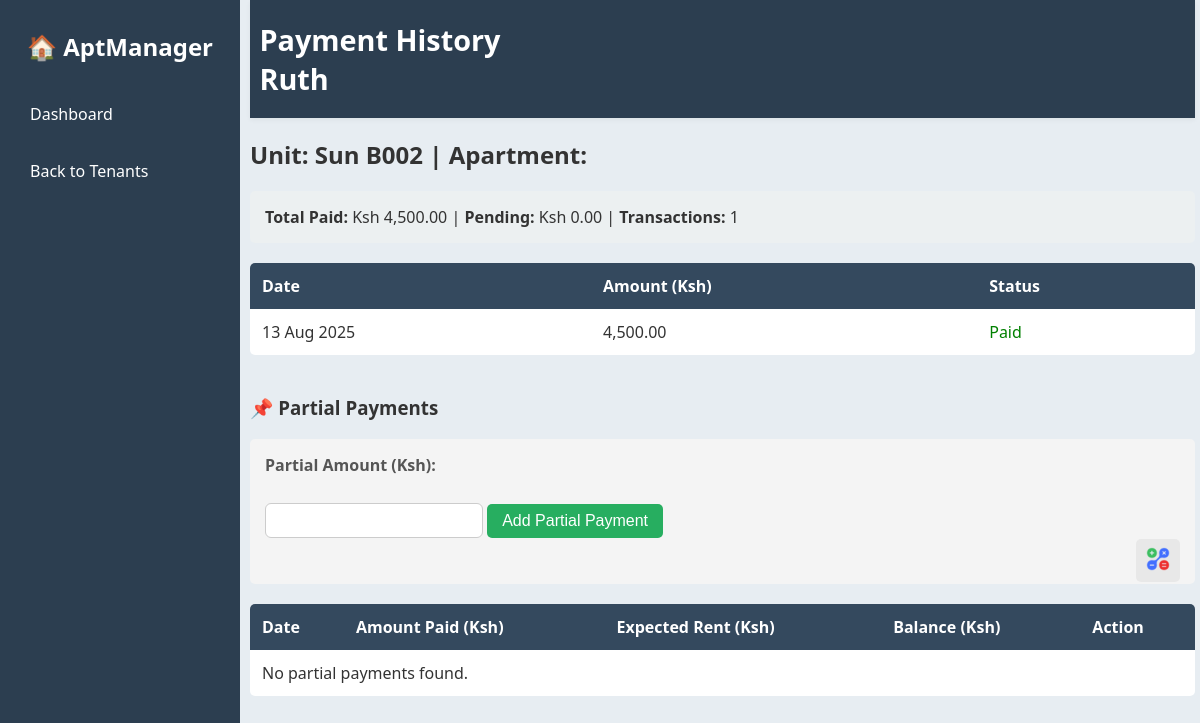
Page /APARTMENT/admin/Tenant/payment_history.php?tenant_id=81 (signed in) on the committed database.
### tables this page shows
CREATE TABLE `tenants` (
  `id` int(11) NOT NULL,
  `name` varchar(100) NOT NULL,
  `national_id` varchar(20) NOT NULL,
  `phone` varchar(20) NOT NULL,
  `unit` varchar(50) NOT NULL,
  `apartment_name` varchar(100) NOT NULL,
  `status` enum('Active','Pending','Former') DEFAULT 'Active',
  `created_at` timestamp NOT NULL DEFAULT current_timestamp(),
  `client_id` int(11) NOT NULL,
  `apartment_id` int(11) DEFAULT NULL,
  `house_type` varchar(50) DEFAULT NULL
);

CREATE TABLE `payments` (
  `id` int(11) NOT NULL,
  `tenant_id` int(11) NOT NULL,
  `apartment_id` int(11) DEFAULT NULL,
  `amount` decimal(10,2) NOT NULL,
  `payment_date` date NOT NULL DEFAULT curdate(),
  `created_at` timestamp NOT NULL DEFAULT current_timestamp(),
  `status` enum('Paid','Pending','Failed') DEFAULT 'Paid',
  `client_id` int(11) NOT NULL
);

### APARTMENT/admin/Tenant/payment_history.php (the view, shortened to what this page needs)
<?php
include '../config/db_connect.php';
$tenant_id = intval($_GET['tenant_id']);
$tenant_query = mysqli_query($conn, "SELECT name, unit, apartment_name FROM tenants WHERE id = $tenant_id");
if (!$tenant = mysqli_fetch_assoc($tenant_query)) {
    die("Tenant not found.");
}
$payments = mysqli_query($conn, "
    SELECT amount, payment_date, status
    FROM payments
    WHERE tenant_id = $tenant_id
    ORDER BY payment_date DESC
");
?>
<!DOCTYPE html>
<html lang="en">
<head>
<link rel="stylesheet" href="../assets/css/style.css">
</head>
<body>
<div class="wrapper">
<aside class="sidebar" id="sidebar">
  <h2>🏠 AptManager</h2>
  <ul>
    <li><a href="../index.php"><i class="bi bi-speedometer2"></i> Dashboard</a></li>
    <li><a href="t_tenant.php"><i class="bi bi-people-fill"></i> Back to Tenants</a></li>
  </ul>
</aside>
<div class="main">
<header class="top-header">
    <h1><strong>Payment History<br></strong> <?= htmlspecialchars($tenant['name']) ?></h1>
</header>
<h2>Unit: <?= htmlspecialchars($tenant['unit']) ?> | Apartment: <?= htmlspecialchars($tenant['apartment_name']) ?></h2>
<?php
$summary = mysqli_fetch_assoc(mysqli_query($conn, "
    SELECT
        SUM(CASE WHEN status = 'Paid' THEN amount ELSE 0 END) AS total_paid,
        SUM(CASE WHEN status = 'Pending' THEN amount ELSE 0 END) AS total_pending,
        COUNT(*) AS total_transactions
    FROM payments
    WHERE tenant_id = $tenant_id
"));
?>
<div style="margin-top:15px; background:#ecf0f1; padding:15px; border-radius:5px;">
    <strong>Total Paid:</strong> Ksh <?= number_format($summary['total_paid'], 2) ?> |
    <strong>Pending:</strong> Ksh <?= number_format($summary['total_pending'], 2) ?> |
    <strong>Transactions:</strong> <?= $summary['total_transactions'] ?>
</div>
<table>
<thead>
<tr>
    <th>Date</th>
    <th>Amount (Ksh)</th>
    <th>Status</th>
</tr>
</thead>
<tbody>
<?php if (mysqli_num_rows($payments) > 0): ?>
    <?php while ($row = mysqli_fetch_assoc($payments)): ?>
    <tr>
        <td><?= date('d M Y', strtotime($row['payment_date'])) ?></td>
        <td><?= number_format($row['amount'], 2) ?></td>
        <td style="color: <?= $row['status'] == 'Paid' ? 'green' : ($row['status'] == 'Pending' ? 'orange' : 'red') ?>;">
            <?= $row['status'] ?>
        </td>
    </tr>
    <?php endwhile; ?>
<?php else: ?>
    <tr><td colspan="3">No payment records found.</td></tr>
<?php endif; ?>
</tbody>
</table>
<h3 style="margin-top: 40px;">📌 Partial Payments</h3>
<form method="POST" style="margin-top: 10px; background: #f4f4f4; padding: 15px; border-radius: 5px;">
    <label><strong>Partial Amount (Ksh):</strong></label><br>
    <input type="number" name="partial_amount" step="0.01" min="1" required style="padding: 8px; width: 200px;">
    <button type="submit" name="add_partial" style="padding: 8px 15px; background: #27ae60; color: white; border: none; border-radius: 5px;">Add Partial Payment</button>
   <h1><button id="openCalculator" title="Open Calculator"
  style=" background-color: rgba(0, 0, 0, 0.05); /* optional subtle hover effect */
    box-shadow: none;
    outline: none;
     cursor: pointer;
     float: right;
      margin-top: -30px;
      padding: 8px 10px;
      color: white;
      font-size: 0.9rem;
      border-radius: 5px;
      text-decoration: none;;">
  <img src="../assets/img/math2.png" alt="Calculator" style="width: 24px; height: 24px;">
</button></h1>
</form>
<table style="margin-top: 20px;">
    <thead>
        <tr>
            <th>Date</th>
            <th>Amount Paid (Ksh)</th>
            <th>Expected Rent (Ksh)</th>
            <th>Balance (Ksh)</th>
            <th>Action</th>
        </tr>
    </thead>
    <tbody>
        <?php
        $partial_q = mysqli_query($conn, "
            SELECT id, amount, rent_expected, balance, payment_date
            FROM partial_payments
            WHERE tenant_id = $tenant_id
            ORDER BY payment_date DESC
        ");
        if (mysqli_num_rows($partial_q) > 0):
            while ($p = mysqli_fetch_assoc($partial_q)):
        ?>
        <tr>
            <td><?= date('d M Y', strtotime($p['payment_date'])) ?></td>
            <td><?= number_format($p['amount'], 2) ?></td>
            <td><?= number_format($p['rent_expected'], 2) ?></td>
            <td><?= number_format($p['balance'], 2) ?></td>
             <td>
                <a href="payment_history.php?tenant_id=<?= $tenant_id ?>&delete_partial=<?= $p['id'] ?>"
                   onclick="return confirm('Are you sure you want to delete this partial payment?')"
                   style="color: red; text-decoration: none;">🗑 Delete</a>
            </td>
            </tr>
        <?php endwhile; else: ?>
        <tr><td colspan="5">No partial payments found.</td></tr>
        <?php endif; ?>
    </tbody>
</table>
</div>
</div>
</body>
</html>

### APARTMENT/admin/assets/css/style.css (style rules this page uses)
body { margin: 0; font-family: 'Segoe UI', sans-serif; background: #dee6eeb6; color: #333; }
.wrapper { display: flex; min-height: 100vh; }
.sidebar { width: 200px; background: #2c3e50; color: white; padding: 20px; position: fixed; left: 0; top: 0; height: 100vh; z-index: 1000; }
.sidebar h2 { margin-top: 10px; text-align: center; }
.sidebar ul { list-style: none; padding: 0; margin-top: 30px; }
.sidebar li { margin-bottom: 15px; }
.sidebar a { color: white; text-decoration: none; display: block; padding: 10px; border-radius: 6px; transition: background 0.2s; }
.main { margin-left: 220px; padding: 0 5px 30px 30px; flex: 1; }
.top-header { position: sticky; top: 0; background: #2c3e50; padding: 20px 0; z-index: 999; box-shadow: 0 2px 5px rgba(0, 0, 0, 0.05); color: #fff; }
.top-header h1 { margin: 0; font-size: 1.8rem; padding-left: 1%; }
label { font-weight: bold; display: block; margin-bottom: 5px; color: #555; }
input, select, textarea { width: 100%; padding: 10px; font-size: 15px; border: 1px solid #ccc; border-radius: 6px; margin-bottom: 10px; }
button { padding: 12px 20px; background: #1abc9c; color: white; border: none; border-radius: 6px; font-size: 16px; cursor: pointer; transition: background 0.2s ease; }

### APARTMENT/admin/Tenant/payment_history.php (style rules this page uses)
table { width: 100%; border-collapse: collapse; margin-top: 20px; background: white; border-radius: 5px; overflow: hidden; }
th, td { padding: 12px; text-align: left; }
thead { background-color: #34495e; color: white; }

### rows in the picture
tenants: name "Ruth", unit "Sun B002"
payments: payment_date "13 Aug 2025", amount "4,500.00", status "Paid"

### other values in the picture
$summary['total_paid'] "4,500.00"
$summary['total_pending'] "0.00"
$summary['total_transactions'] "1"
